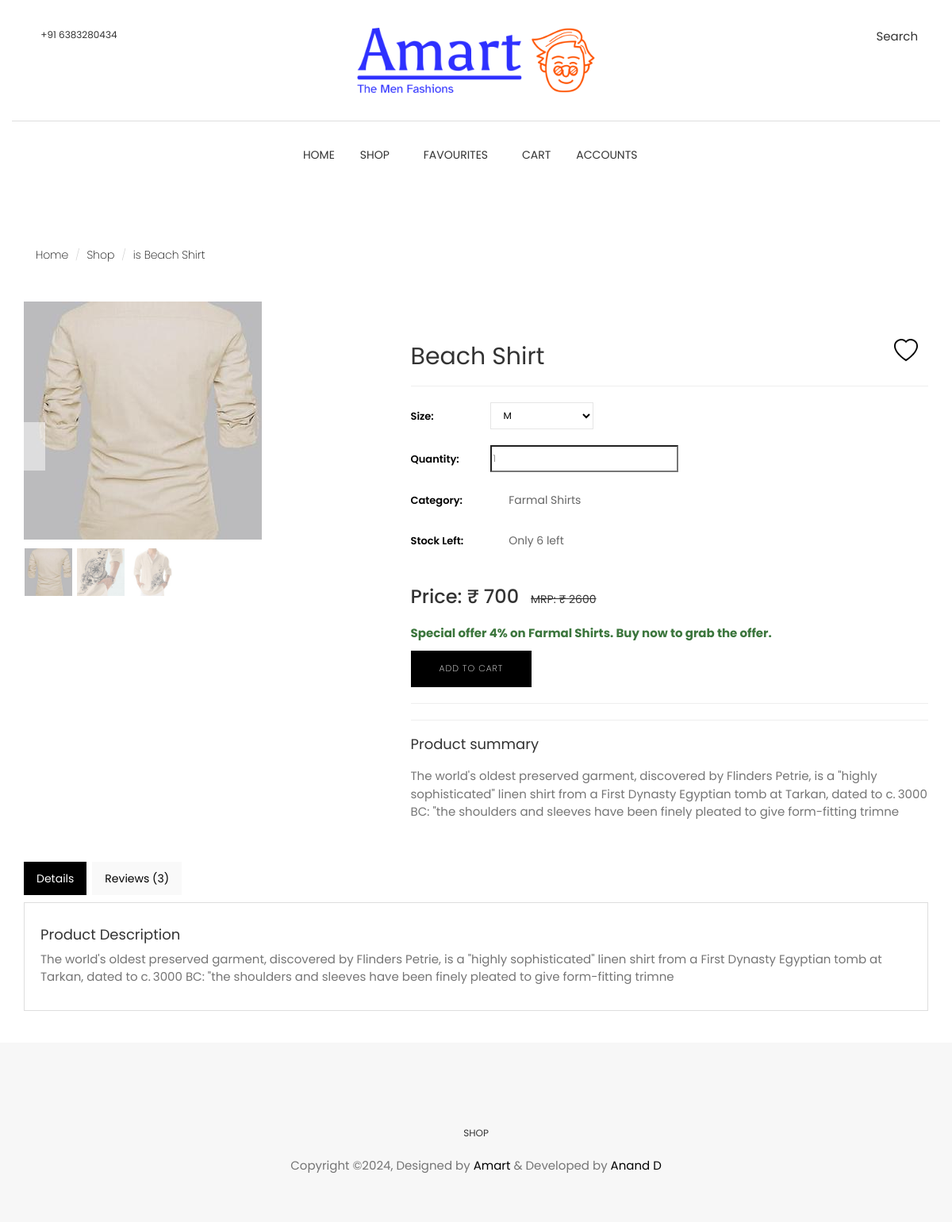
The page /product/beach-shirt/ on the database its author committed.
### product/models.py (models this page shows, shortened)
class Product(SoftDeleteModel):
    name = models.CharField(max_length=100)
    description = models.TextField(max_length=511, null=True, blank=True)
    main_category = models.ForeignKey(
        Category, on_delete=models.CASCADE, related_name="main_category_products"
    )
    subcategories = models.ManyToManyField(
        Category, related_name="subcategory_products", blank=True
    )
    mrp = models.PositiveIntegerField(
        validators=[MinValueValidator(1)], null=True, blank=True
    )
    is_available = models.BooleanField(default=True)
    slug = models.SlugField(unique=True, max_length=100)
    created_at = models.DateTimeField(auto_now_add=True)
    last_modified_at = models.DateTimeField(auto_now=True)
    approved = models.BooleanField(default=True)
    approved_objects = ApprovedProductManager()
    def __str__(self):
        return f"is {self.name}"

class ProductImage(models.Model):
    product = models.ForeignKey(
        Product, related_name="product_images", on_delete=models.CASCADE
    )
    image = models.ImageField(upload_to="images/product_images")
    priority = models.PositiveIntegerField(null=True, blank=True)

class Category(SoftDeleteModel):
    name = models.CharField(max_length=50, unique=True)
    image = models.ImageField(upload_to="images/categories")
    description = models.TextField(max_length=511, null=True, blank=True)
    slug = models.SlugField(unique=True)
    def __str__(self):
        return self.name
    class Meta:
        verbose_name_plural = "Categories"

class Inventory(models.Model):
    SIZE_CHOICES = [
        ("S", "Small"),
        ("M", "Medium"),
        ("L", "Large"),
        ("XL", "Extra Large"),
    ]
    product = models.ForeignKey(
        Product, related_name="inventory_sizes", on_delete=models.CASCADE
    )
    size = models.CharField(max_length=2, choices=SIZE_CHOICES, default="S")
    price = models.PositiveIntegerField(validators=[MinValueValidator(1)])
    stock = models.PositiveIntegerField()
    is_active = models.BooleanField(default=True)
    class Meta:
        verbose_name_plural = "Inventory"

### home/views.py (the view)
# urls.py: path('product/<slug>/', views.product_page, name='product_page'),
def product_page(request, slug):
    product = Product.approved_objects.get(slug=slug)
    title = product
    product_images = ProductImage.objects.filter(product=product).order_by("priority")
    inventory = Inventory.objects.filter(product=product)
    print(product)
    if FavouriteItem.objects.filter(
        customer__id=request.user.id, product=product
    ).exists():
        product.is_favourite = True
    else:
        product.is_favourite = False
    offer = 0
    if CategoryOffer.objects.filter(category=product.main_category).exists():
        category_offer = CategoryOffer.objects.get(category=product.main_category)
        offer = category_offer.discount
    context = {
        "product": product,
        "offer": offer,
        "inventory": inventory,
        "product_images": product_images,
        "title": title,
    }
    return render(request, "home/product-page.html", context)

### ecom/models.py (called while the page is built)
    def get_queryset(self):
        return super().get_queryset().filter(is_available=True)

### templates/home/product-page.html (shortened to what this page needs)
{% extends "home/base.html" %}
{% load static %}
{% block content %}
    {% include "home/includes/navigation.html" %}
    <section class="single-product">
        <div class="container">
            <div class="row">
                <div class="col-md-12">
                    <ol class="breadcrumb">
                        <li><a href="{% url 'home' %}">Home</a></li>
                        <li><a href="{% url 'shop' %}">Shop</a></li>
                        <li class="active">{{ product }}</li>
                    </ol>
                </div>
            </div>
            <div class="row mt-20">
                <div class="col-md-5">
                    <div class="single-product-slider">
                        <div id="carousel-custom" class="carousel slide" data-ride="carousel">
                            <div class="carousel-outer">
                                <div class="carousel-inner">
                                    {% for product_image in product_images %}
                                        {% if product_image.priority == 1 %}
                                            <div class="item active">
                                                <img src="{{ product_image.image.url }}" alt="productimage" data-zoom-image="{{ product_image.image.url }}" />
                                            </div>
                                        {% else %}
                                            <div class="item">
                                                <img src="{{ product_image.image.url }}" alt="productimage" data-zoom-image="{{ product_image.image.url }}" />
                                            </div>
                                        {% endif %}
                                    {% endfor %}
                                </div>
                                <a class="left carousel-control" href="#carousel-custom" data-slide="prev">
                                    <i class="tf-ion-ios-arrow-left"></i>
                                </a>
                                <a class="right carousel-control" href="#carousel-custom" data-slide="next">
                                    <i class="tf-ion-ios-arrow-right"></i>
                                </a>
                            </div>
                            <ol class="carousel-indicators mCustomScrollbar meartlab">
                                {% for product_image in product_images %}
                                    {% if product_image.priority == 1 %}
                                        <li data-target="#carousel-custom" data-slide-to="{{ forloop.counter0 }}" class="active">
                                            <img src="{{ product_image.image.url }}" alt="product_image" />
                                        </li>
                                    {% else %}
                                        <li data-target="#carousel-custom" data-slide-to="{{ forloop.counter0 }}">
                                            <img src="{{ product_image.image.url }}" alt="" />
                                        </li>
                                    {% endif %}
                                {% endfor %}
                            </ol>
                        </div>
                    </div>
                </div>
                <div class="col-md-7">
                    <div class="single-product-details">
                    <form method="post" action="{% url "add_to_cart" product.id %}">
                            {% if product.is_favourite %}
                                <a class="btn mt-20 pull-right">
                                    <svg xmlns="http://www.w3.org/2000/svg" width="30" height="30" fill="red" class="bi bi-heart-fill" viewBox="0 0 16 16">
                                        <title>Add to Favorites</title>
                                        <path fill-rule="evenodd" d="M8 1.314C12.438-3.248 23.534 4.735 8 15-7.534 4.736 3.562-3.248 8 1.314"/>
                                    </svg>
                                </a>
                            {% else %}
                                <a href="{% url "add_to_favourite" product.id %}" class="btn mt-20 pull-right">
                                </a>
                            {% endif %}
                        <h2><strong></strong><br>{{ product.name }}</h2>
                        <hr>
                        <div class="product-size">
                            <span>Size:</span>
                            <select id="size-select" class="form-control" name="product-size">
                                {% for inventory_item in inventory %}
                                    <option value="{{ inventory_item.size }}" data-price="{{ inventory_item.price }}" data-stock="{{ inventory_item.stock }}">{{ inventory_item.size }}</option>
                                {% endfor %}
                            </select>
                        </div>
                        <div class="product-quantity">
                            <span>Quantity:</span>
                            <div class="product-quantity-slider">
                                <input id="product-quantity" type="text" value="1" name="product-quantity" readonly>
                            </div>
                        </div>
                        <div class="product-category">
                            <span>Category:</span>
                            <ul>
                                <li><a href="">{{ product.main_category }}</a></li>
                            </ul>
                        </div>
                        <div class="product-category">
                            <span>Stock Left:</span>
                            <ul>
                                <li><a id="stock-display">Only {{ inventory.0.stock }} left</a></li>
                            </ul>
                        </div>
                        <br><br>
                        <span class="product-price">
                            <strong id="price-display" class="h3">Price: ₹ {{ inventory.0.price }}</strong>
                            <del>MRP: ₹ {{ product.mrp }}</del>
                        </span>
                        <br><br>
                        {% if offer %}
                        <p class="text-success"><b>Special offer {{offer}}% on {{ product.main_category }}. Buy now to grab the offer.</b></p>
                        {% endif %}
                        <button type="submit" class="btn btn-main ">Add To Cart</button>
                        <hr class="bg-dark">
                        <hr class="bg-dark">
                        <h4>Product summary</h4>
                        <p class="product-description mt-20">{{ product.description|linebreaksbr }}</p><br>
                    </form>
                    </div>
                </div>
            </div>
            <div class="row">
                <div class="col-xs-12">
                    <div class="tabCommon mt-20">
                        <ul class="nav nav-tabs">
                            <li class="active"><a data-toggle="tab" href="#details" aria-expanded="true">Details</a></li>
                            <li class=""><a data-toggle="tab" href="#reviews" aria-expanded="false">Reviews (3)</a></li>
                        </ul>
                        <div class="tab-content patternbg">
                            <div id="details" class="tab-pane fade active in">
                                <h4>Product Description</h4>
                                <p>{{ product.description|linebreaksbr }}</p>
                            </div>
                        </div>
                    </div>
                </div>
            </div>
        </div>
    </section>
    {% include "home/includes/footer.html" %}
{% endblock content %}

### static/css/style.css (style rules this page uses)
body { line-height: 1.5; font-family: "Poppins", sans-serif; -webkit-font-smoothing: antialiased; }
p { font-family: "Poppins", sans-serif; color: #757575; font-size: 15px; }
h1, h2, h3, h4, h5, h6 { font-family: "Poppins", sans-serif; }
h1, h2, h3, h4, h5, h6 { font-weight: 400; }
ol, ul { margin: 0; padding: 0; list-style: none; }
a, a:focus, a:hover { text-decoration: none; outline: 0; color: #000; }
input[type=email], input[type=password], input[type=text], input[type=tel] { border-radius: 0; box-shadow: none; height: 45px; outline: none; font-weight: 200; font-size: 12px; }
.form-control { box-shadow: none; border-radius: 0; }
.btn-main, .btn-small, .btn-transparent, .btn-solid-border { background: #000; color: #fff; display: inline-block; font-size: 11px; letter-spacing: 1px; padding: 14px 35px; text-transform: uppercase; font-weight: 200; border-radius: 0; }
.mt-20 { margin-top: 20px; }
.tabCommon .nav-tabs { border-bottom: 0; margin-bottom: 10px; }
.tabCommon .nav-tabs li { margin-right: 5px; }
.tabCommon .nav-tabs li.active a { background-color: #000; border: 1px solid #000; color: #ffffff; }
.tabCommon .nav-tabs a { border-radius: 0; background: #f9f9f9; }
.tabCommon .tab-content { padding: 20px; border: 1px solid #dedede; }
.product-category ul { padding-left: 15px; }
.product-category ul li { margin-bottom: 4px; }
.product-category ul li a { color: #666; }
.single-product { padding: 60px 0 40px; }
.single-product .breadcrumb { background: transparent; }
.single-product .breadcrumb li { color: #000; font-weight: 200; }
.single-product .breadcrumb li a { color: #000; font-weight: 200; }
.single-product-slider .carousel .carousel-control { bottom: auto; background: #fff; width: 6%; padding: 10px 0; }
.single-product-slider .carousel .carousel-control i { font-size: 40px; text-shadow: none; color: #555; }
.single-product-slider .carousel .carousel-indicators li img { height: auto; width: 60px; }
.single-product-slider .carousel .carousel-control.right, .single-product-slider .carousel .carousel-control.left { background-image: none; top: 40%; }
.single-product-slider .carousel-indicators { margin: 10px 0 0; overflow: auto; position: static; text-align: left; white-space: nowrap; width: 100%; overflow: hidden; }
.single-product-slider .carousel-indicators li { background-color: transparent; border-radius: 0; display: inline-block; height: auto; margin: 0 !important; width: auto; }
.single-product-slider .carousel-indicators li.active img { opacity: 1; }
.single-product-slider .carousel-indicators li img { display: block; opacity: 0.5; }
.single-product-details .product-size { margin-top: 20px; display: flex; align-items: center; }
.single-product-details .product-size span { width: 100px; color: #000; font-size: 13px; font-weight: 600; display: inline-block; }
.single-product-details .product-size .form-control { display: inline-block; width: 130px; letter-spacing: 2px; text-transform: uppercase; color: #000; font-size: 12px; border: 1px solid #e5e5e5; border-radius: 0px; box-shadow: none; }
.single-product-details .product-category { margin-top: 20px; }
.single-product-details .product-category > span { width: 100px; color: #000; font-size: 13px; font-weight: 600; display: inline-block; }
.single-product-details .product-category ul { width: 140px; display: inline-block; }
.single-product-details .product-category ul li { display: inline-block; margin: 5px; }
.single-product-details .product-quantity { margin-top: 20px; display: flex; align-items: center; }
.single-product-details .product-quantity > span { width: 100px; color: #000; font-size: 13px; font-weight: 600; display: inline-block; }
.single-product-details .product-quantity .product-quantity-slider { width: 140px; display: inline-block; }
.single-product-details .product-quantity .product-quantity-slider input { height: 34px; }

### rows shown on the page
Product: name "is Beach Shirt", name "Beach Shirt", main_category "Farmal Shirts", mrp "2600", description "The world's oldest preserved garment, discovered by Flinders Petrie, is a \"highly sophisticated\" linen shirt from a First Dynasty Egyptian tomb at Tarkan, dated to c. 3000 BC: \"the shoulders and sleeves have been finely pleated to give form-fitting trimne"
ProductImage: image (picture)
ProductImage: image (picture)
ProductImage: image (picture)
Inventory: stock "6", price "700"

### other values the page prints
{{ offer }} "4"
form field product-size "M"
